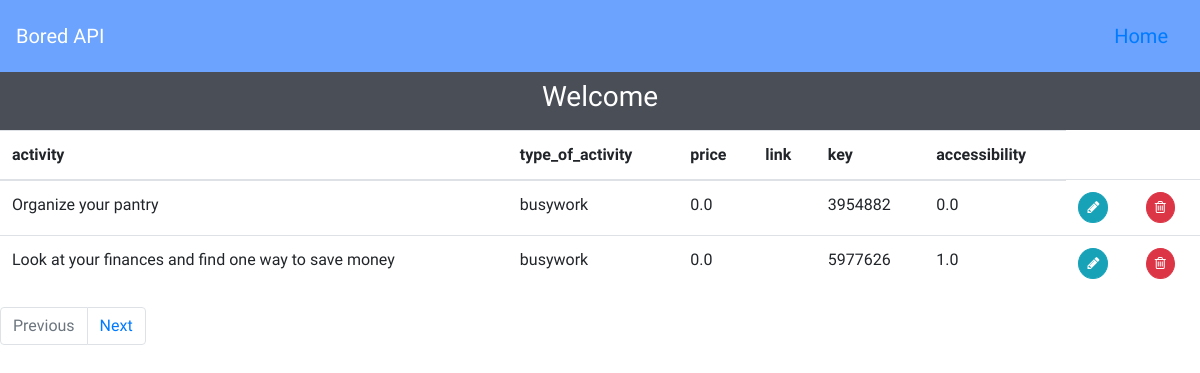
/activities (signed in), run on the app's committed database.
### Task1/models.py (models this page shows)
class UserActivities(models.Model):
    activitie_id=models.AutoField(primary_key=True)
    activity=models.CharField(max_length=250)
    user=models.ForeignKey(Account,on_delete=models.CASCADE)
    type_of_activity=models.CharField(max_length=50)
    participants=models.IntegerField()
    price=models.FloatField()
    link=models.CharField(max_length=250)
    key=models.CharField(max_length=250)#it is numerous digit but taking as a charfield due to becuase of doc
    accessibility=models.FloatField()
    created_on=models.DateTimeField(auto_now=True)
    edited_on=models.DateTimeField(null=True,blank=True)

### Task1/views.py (the view)
# urls.py: path("activities",Loadactivities.as_view(),name="Loadactivities"),
class Loadactivities(ListView):
    model=UserActivities
    paginate_by = 2
    context_object_name = "activities"
    template_name="activities.html"
    def get_queryset(self):
        user = self.request.user
        if user.is_authenticated:
            return UserActivities.objects.filter(user=user)
        return []

### templates/activities.html (shortened to what this page needs)
<!doctype html>
<html lang="en">
<head>
    <link rel="stylesheet" href="https://maxcdn.bootstrapcdn.com/bootstrap/4.0.0/css/bootstrap.min.css"
>
    <link rel="stylesheet" href="https://cdnjs.cloudflare.com/ajax/libs/font-awesome/4.7.0/css/font-awesome.min.css">
</head>
<body>
    <nav class="navbar text-white py-3">
        <span class="navbar-brand mb-0 h1 font-weight-normal">Bored API</span>
        <span class="navbar-brand mb-0 h1 font-weight-normal"><a href="/home">Home</a></span>
    </nav>
    <div class="container-fluid">
        <div class="row">
            <div class="col-12 pageTitle">
                <h3 class="font-weight-normal py-2 text-center">Welcome {{username}}</h3>
            </div>
        </div>
    </div>
    <table class="table">
        <thead>
          <tr>
            <th scope="col">activity</th>
            <th scope="col">type_of_activity</th>
            <th scope="col">price</th>
            <th scope="col">link</th>
            <th scope="col">key</th>
            <th scope="col">accessibility</th>
          </tr>
        </thead>
        <tbody>
            {% for obj in activities %}
          <tr>
            <td>{{obj.activity}}</td>
            <td>{{obj.type_of_activity}}</td>
            <td>{{obj.price}}</td>
            <td>{{obj.link}}</td>
            <td>{{obj.key}}</td>
            <td>{{obj.accessibility}}</td>
            <td><a href="/update?id={{ obj.activitie_id}}"><button class="btn btn-info btn-sm rounded-circle"><i class="fa fa-pencil" aria-hidden="true"></i></button></a></td>
            <td><a href="/delete?id={{ obj.activitie_id}}"><button class="btn btn-danger btn-sm rounded-circle"><i class="fa fa-trash-o" aria-hidden="true"></i></button></a></td>
          </tr>
          {% endfor %}
        </tbody>
      </table>
      {% if is_paginated %}
      <nav aria-label="Page navigation example">
        <ul class="pagination">
                {% if page_obj.has_previous %}
                    <li class="page-item"><a class="page-link" href="?page={{ page_obj.previous_page_number }}">Previous</a></li>
                {% else %}
                    <li class="page-item disabled"><a class="page-link">Previous</a></li>
                {% endif %}
                {% if page_obj.has_next %}
                    <li class="page-item"><a class="page-link" href="?page={{page_obj.next_page_number}}">Next</a></li>
                    {% else %}
                    <li class="page-item disabled"><a class="page-link" >{{ data.next_page_number}}</a></li>
                    {% endif %}
        </ul>
      </nav>
      {% endif %}
</body>
</html>

### templates/activities.html (style rules this page uses)
* { margin: 0; padding: 0; font-family: 'Oxygen', sans-serif; -webkit-font-smoothing: antialiased; }
.navbar { background-color: #6ba3ff; }
.pageTitle { background-color: #4a4e56; color: #fff; }

### data on the page
UserActivities: activity "Organize your pantry", type_of_activity "busywork", price "0.0", key "3954882", accessibility "0.0"
UserActivities: activity "Look at your finances and find one way to save money", type_of_activity "busywork", price "0.0", key "5977626", accessibility "1.0"
